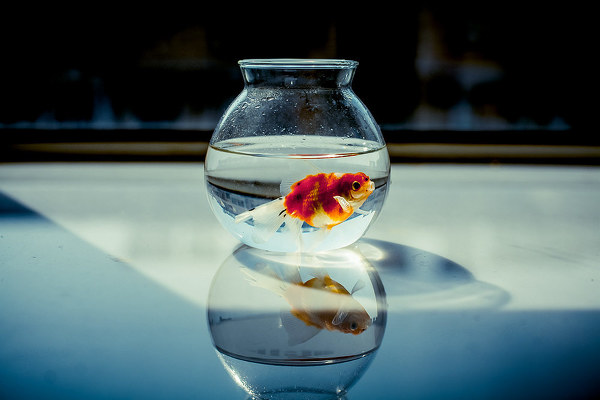
#> input picture PycharmProjects/TESTFAIL/gallery/items/test.jpg, 600 x 400 px
$ python img.py
#> lines starting #> are read from the running program, lines starting #| are printed output that depends on the picture
__author__ = 'Administrator'
from PIL import Image, ImageFilter
#import Image
#fp = open(r"E:\PycharmProjects\gallery\items\1.jpg")
im = Image.open('test.jpg')
#> im is the input picture: PIL image 600x400 RGB; mean R, G, B 80.4, 98.9, 100.3
im2 = im.filter(ImageFilter.BLUR)
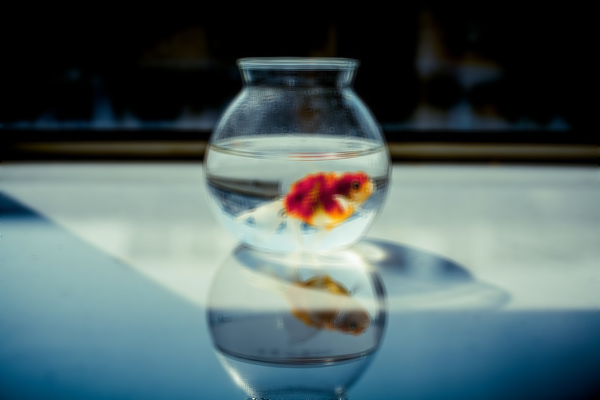
#> im2: PIL image 600x400 RGB; mean R, G, B 80.4, 98.9, 100.3
im2.save('blur.jpg', 'jpeg')

$ run again, with PycharmProjects/TESTFAIL/gallery/items/1.jpg copied over PycharmProjects/TESTFAIL/gallery/items/test.jpg
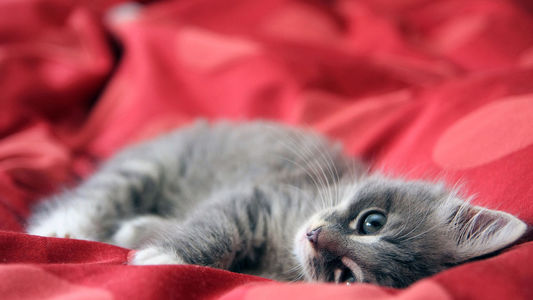
#> input picture PycharmProjects/TESTFAIL/gallery/items/1.jpg, 533 x 300 px
#> im is the input picture: PIL image 533x300 RGB; mean R, G, B 178.3, 86.8, 95.7
#> `im2 = im.filter(ImageFilter.BLUR)`:
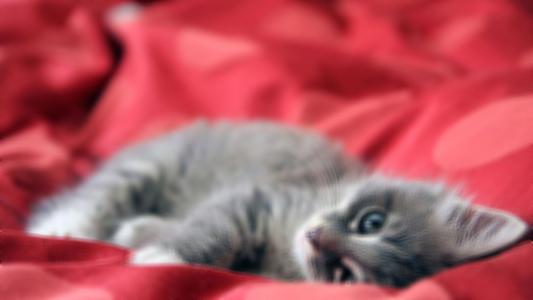
#> im2: PIL image 533x300 RGB; mean R, G, B 178.3, 86.8, 95.7
